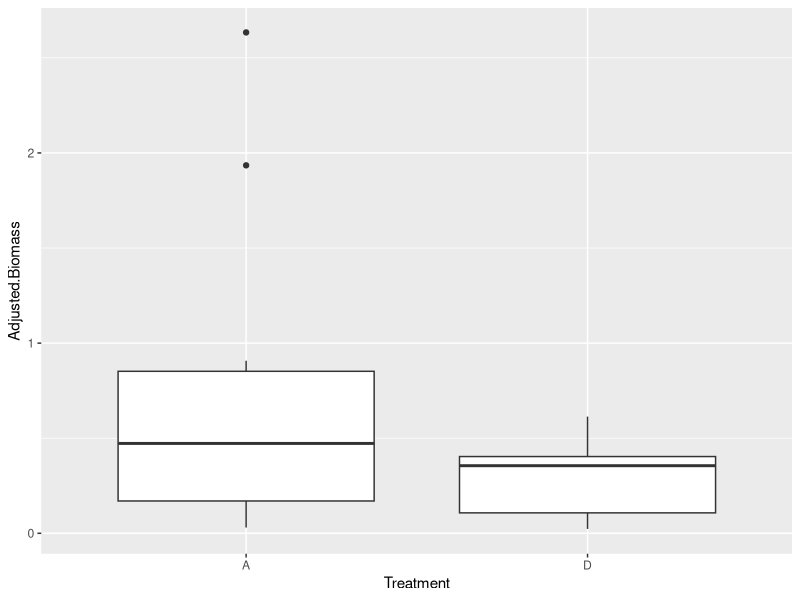
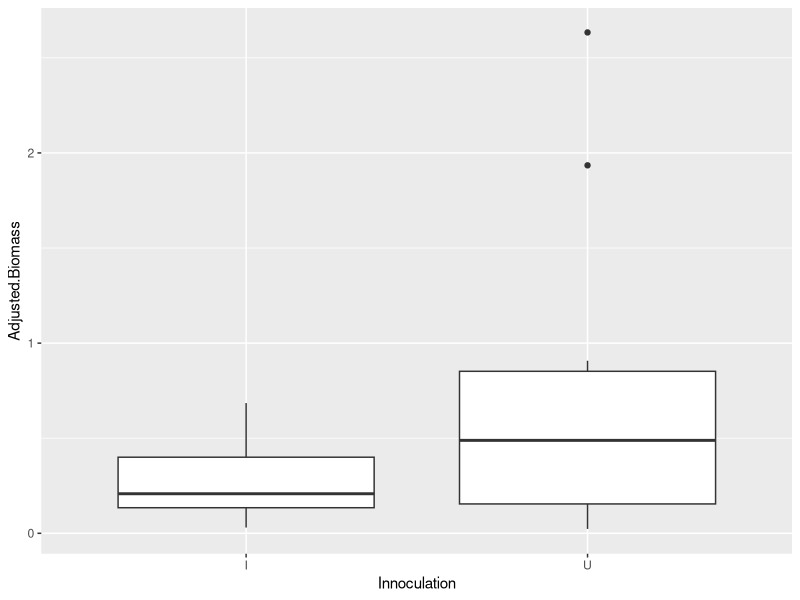
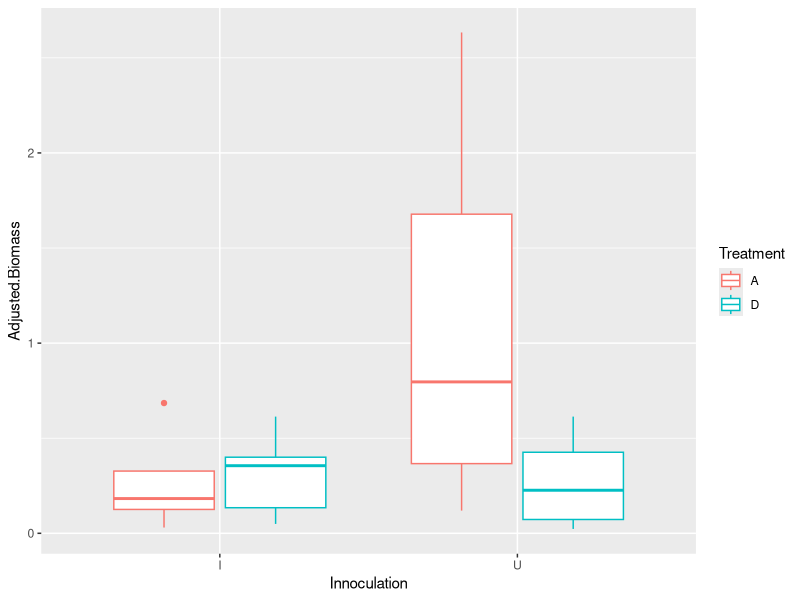
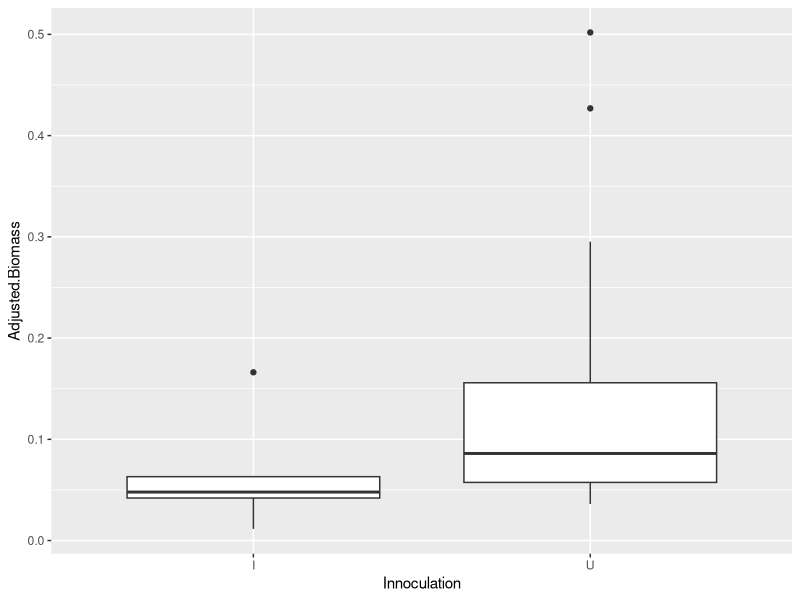
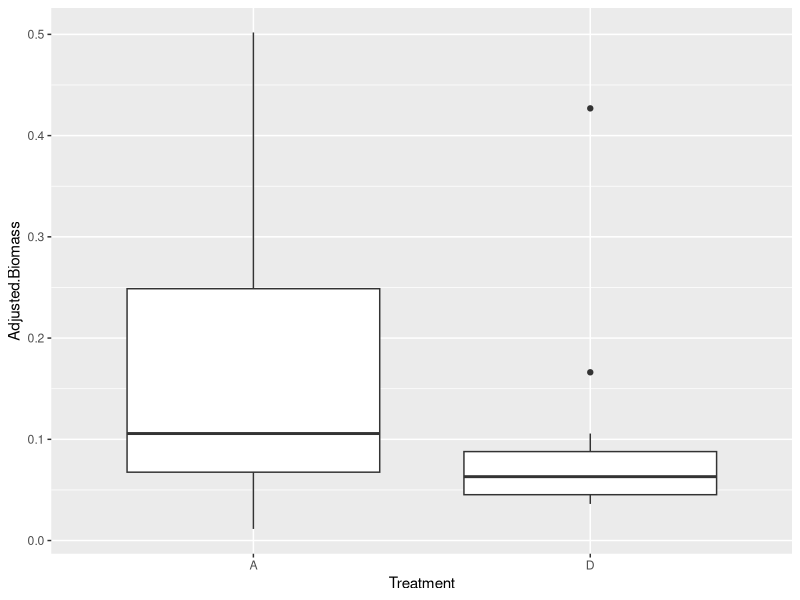
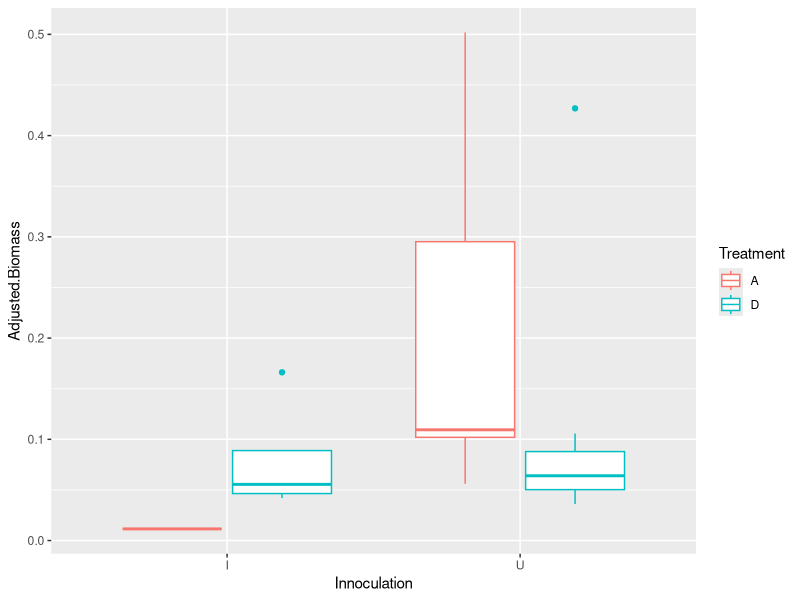
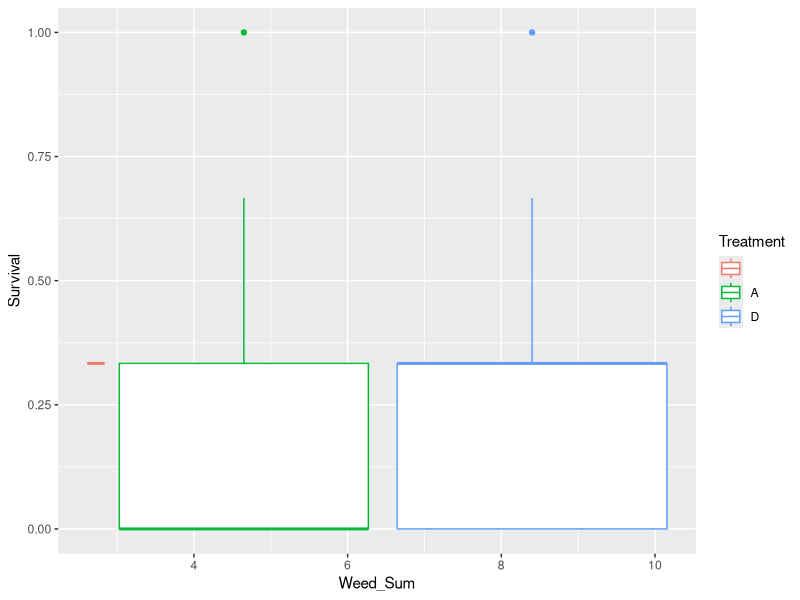
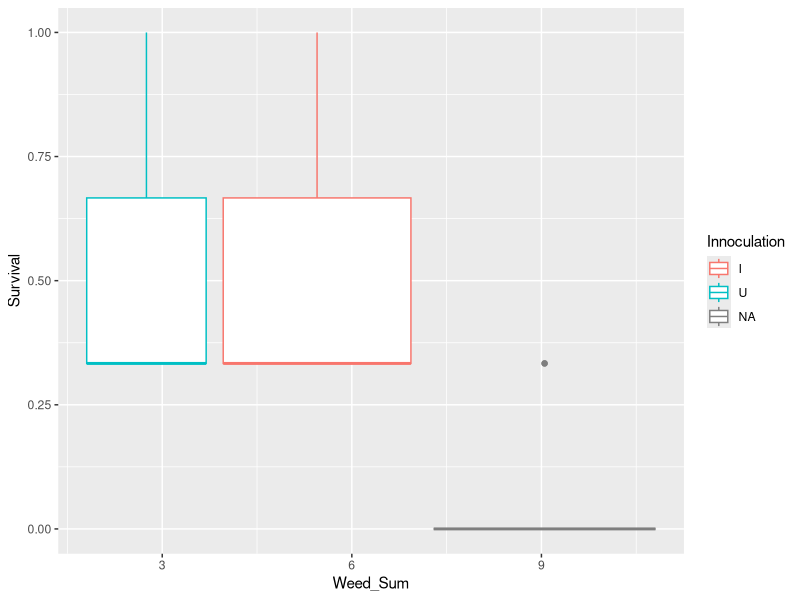

Source code (R) for these figures, in order:
library(tidyverse)
library(dplyr)
#%>% is called a pipeline=(ex.name%>%) it will continue whatever you want to apply to the initial data frame
#tidyverse gets the data into the format you want; when you run statistics you aren't using tidyverse
#"~" denotes an equation
#hold "control" and "return" to run line

#library(minpack.lm)
#library(nlstools)
#library(grid)
#library(gridExtra)

setwd("~/Desktop/Repositories/mega-competition/THESIS/")  

Focal<- read.csv("Focal Individuals.csv")
Back<- read.csv("Background_Individuals.csv")
Neighbor<- read.csv("Neighborhood_Counts.csv")

colnames(Neighbor)
colnames(Focal)

Neighbor_Clean<-Neighbor%>%
  filter(Phytometer!="BRHO", Phytometer!="PLER", Phytometer!="BHRO")
#"!=" does not equal 

Neighbor_Clean$CRCO <- NULL
head(Neighbor_Clean)
#removed CRCO

Neighbor_Clean$Weed_Sum <-rowSums(Neighbor_Clean[ ,c(10,11,12,13,14,15)], na.rm=TRUE)
#summed weed counts

Neighbor_Clean <- Neighbor_Clean %>% 
  mutate(Survival = Phyto.. / 3) 
#created survival percentage

colnames(Neighbor_Clean) <- c("Block..", "Plot..", "Sub..", "Treatment", "Background", "Density","Sample.Name", "Back.Ind..", "Phyto..","ERBO","FIGA","GAMU","HYGL","SIGA","other","X", "Weed_Sum", "Survival") 

Focal_All<-left_join(Neighbor_Clean,Focal,by=c("Block..", "Plot..", "Treatment", "Sample.Name"))
#"c"=character vector (list)

count_focal<-Focal_All%>%
  group_by(Species, Innoculation, Treatment) %>% 
  summarize(count=n())

mean_focal<-Focal_All%>%
  group_by(Species, Innoculation, Treatment) %>% 
  summarize(mean_biomass=mean(Adjusted.Biomass),sd_biomass=sd(Adjusted.Biomass))

#TRIF STATS
THIR_focal<-Focal_All%>%
  filter(Species=="THIR")
#Boolean "==" evaluates if an expression is true or false; if true it will keep it, if false it will remove it
aov_THIR_focal<-aov(Adjusted.Biomass~Treatment*Innoculation, data=THIR_focal)
#"+" means no interaction between variables, "*" means you are assuming there is interaction 
summary(aov_THIR_focal)
#look at "Pr(>F) for the p-value
#"*" in Signif.codes mean less than 0.05
#"." in Signif.codes means "marginally significant"

aov_THIR_focal_add<-aov(Adjusted.Biomass~Treatment+Innoculation, data=THIR_focal)
summary(aov_THIR_focal_add)

ggplot(THIR_focal,aes(x=Treatment, y=Adjusted.Biomass))+
  geom_boxplot()
#aes means "aesthetics"?, tell it x-var and y-var
#"+" like adding another "layer"

ggplot(THIR_focal,aes(x=Innoculation, y=Adjusted.Biomass))+
  geom_boxplot()

ggplot(THIR_focal,aes(x=Innoculation, y=Adjusted.Biomass, color=Treatment))+
  geom_boxplot()


#TWIL STATS
TWIL_focal<-Focal_All%>%
  filter(Species=="TWIL")
#Boolean "==" evaluates if an expression is true or false; if true it will keep it, if false it will remove it
aov_TWIL_focal<-aov(Adjusted.Biomass~Treatment*Innoculation, data=TWIL_focal)
#"+" means no interaction between variables, "*" means you are assuming there is interaction 
summary(aov_TWIL_focal)
#look at "Pr(>F) for the p-value
#"*" in Signif.codes mean less than 0.05
#"." in Signif.codes means "marginally significant"

aov_TWIL_focal_add<-aov(Adjusted.Biomass~Treatment+Innoculation, data=TWIL_focal)
summary(aov_TWIL_focal_add)

ggplot(TWIL_focal,aes(x=Innoculation, y=Adjusted.Biomass))+
  geom_boxplot()

ggplot(TWIL_focal,aes(x=Treatment, y=Adjusted.Biomass))+
  geom_boxplot()

ggplot(TWIL_focal,aes(x=Innoculation, y=Adjusted.Biomass, color=Treatment))+
  geom_boxplot()

###WEED COUNT (X-AXIS) AND PERCENT SURVIVAL (Y-AXIS) CONTINOUS VARIABLES AS SCATTERPLOT AND BOXPLOT;COLOR BY TREATMENT OR INOCULATION

ggplot(Focal_All, aes(x=Weed_Sum, y=Survival, color=Treatment))+
  geom_boxplot()

ggplot(Focal_All, aes(x=Weed_Sum, y=Survival, color=Innoculation))+
  geom_boxplot()

ggplot(Focal_All, aes(x=Weed_Sum, y=Survival, color=Treatment))+
  geom_point()

ggplot(Focal_All, aes(x=Weed_Sum, y=Survival, color=Innoculation))+
  geom_point()

#means and stand.devs
#what significance tests should i run
###Two-way ANOVA: good for categorical comparisons (ex.FOCAL=we have multiple predictor variables; two independent variables (Treatment and Inoculation), one dependent variable (Adjusted.Biomass)) 
#FOCAL: TWIL-U and TWIL-I D/A biomass, THIR-U and THIR-I D/A biomass
#BACK: TWIL-U D/A biomass and nodules, THIR-U D/A biomass and nodules
#nodules=continuous variable---scatter plot
#NEIGHBOR:  TWIL-U and TWIL-I D/A biomass w/ weeds OR background species, THIR-U and THIR-I D/A biomass w/ weeds OR background specie
#make graphs---box-and-whisker plot graphs to start 
